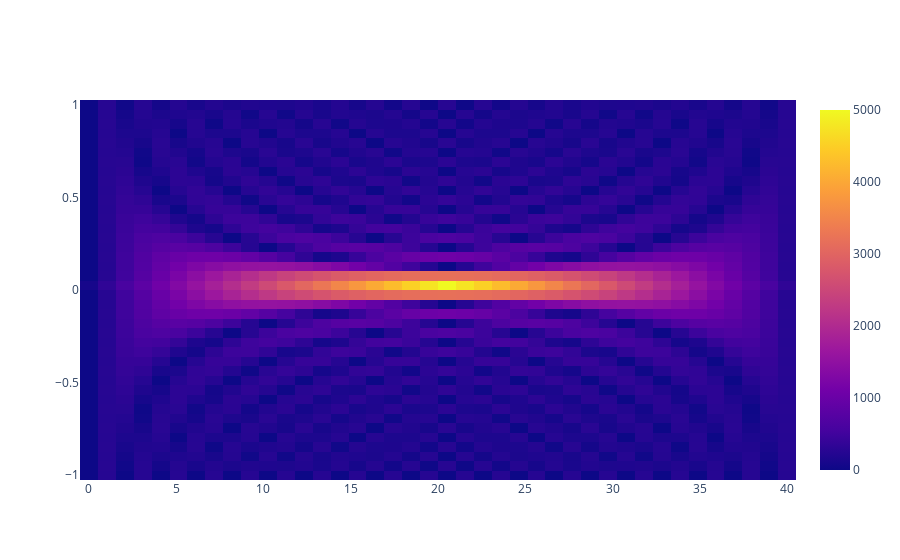

The cell this chart's notebook holds for it:
### Code cell
fig = go.Figure(data=go.Heatmap(
                    z=z_mag,
                    x=x,
                    y=y))
fig.show()

### Figure 1 — Plotly figure (JSON) as saved in the notebook; plotly's stock layout.template omitted (floating-point values rounded to 4 significant figures; data arrays with more than 128 entries replaced by an {"elided": "..."} marker saying what was removed)
{"data": [{"type": "heatmap", "x": [0, 1.026, 2.051, 3.077, 4.103, 5.128, 6.154, 7.179, 8.205, 9.231, 10.26, 11.28, 12.31, 13.33, 14.36, 15.38, 16.41, 17.44, 18.46, 19.49, 20.51, 21.54, 22.56, 23.59, 24.62, 25.64, 26.67, 27.69, 28.72, 29.74, 30.77, 31.79, 32.82, 33.85, 34.87, 35.9, 36.92, 37.95, 38.97, 40], "y": [-1, -0.9487, -0.8974, -0.8462, -0.7949, -0.7436, -0.6923, -0.641, -0.5897, -0.5385, -0.4872, -0.4359, -0.3846, -0.3333, -0.2821, -0.2308, -0.1795, -0.1282, -0.07692, -0.02564, 0.02564, 0.07692, 0.1282, 0.1795, 0.2308, 0.2821, 0.3333, 0.3846, 0.4359, 0.4872, 0.5385, 0.5897, 0.641, 0.6923, 0.7436, 0.7949, 0.8462, 0.8974, 0.9487, 1], "z": {"elided": "40x40 float values"}}], "layout": {}}
